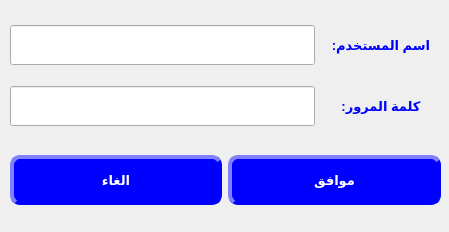
<?xml version="1.0" encoding="UTF-8"?>
<ui version="4.0">
 <class>CustomerGP</class>
 <widget class="QDialog" name="CustomerGP">
  <property name="geometry">
   <rect>
    <x>0</x>
    <y>0</y>
    <width>449</width>
    <height>232</height>
   </rect>
  </property>
  <property name="font">
   <font>
    <weight>50</weight>
    <bold>false</bold>
    <strikeout>false</strikeout>
   </font>
  </property>
  <property name="mouseTracking">
   <bool>false</bool>
  </property>
  <property name="tabletTracking">
   <bool>false</bool>
  </property>
  <property name="windowTitle">
   <string>تسجيل الدخول</string>
  </property>
  <property name="layoutDirection">
   <enum>Qt::RightToLeft</enum>
  </property>
  <property name="styleSheet">
   <string notr="true">QDialog{ qconicalgradient(cx:0.5, cy:0.5, angle:0, stop:0 rgba(255, 255, 255, 255), stop:0.373979 rgba(255, 255, 255, 255), stop:0.373991 rgba(33, 30, 255, 255), stop:0.624018 rgba(33, 30, 255, 255), stop:0.624043 rgba(255, 0, 0, 255), stop:1 rgba(255, 0, 0, 255))  }</string>
  </property>
  <widget class="QWidget" name="horizontalLayoutWidget">
   <property name="geometry">
    <rect>
     <x>10</x>
     <y>600</y>
     <width>641</width>
     <height>91</height>
    </rect>
   </property>
   <layout class="QHBoxLayout" name="horizontalLayout_2">
    <item>
     <widget class="QLabel" name="label_7">
      <property name="maximumSize">
       <size>
        <width>16777215</width>
        <height>50</height>
       </size>
      </property>
      <property name="font">
       <font>
        <pointsize>15</pointsize>
        <weight>75</weight>
        <bold>true</bold>
       </font>
      </property>
      <property name="layoutDirection">
       <enum>Qt::RightToLeft</enum>
      </property>
      <property name="styleSheet">
       <string notr="true">
QLabel{
color:black;
                                        background-color: white;
                                        border-style: outset;
                                        border-width: 1px;
                                        border-radius: 10px;
                                        border-color: gray;
                                        min-width: 6em;
                    color:black;
                                        }
                                        QLabel:hover {
                                        background: qradialgradient(
                                        cx: 0.3, cy: -0.4, fx: 0.3, fy: -0.4,
                                        radius: 1.35, stop: 0 #fff, stop: 1 #bbb
                                        );
                                        }
                                        QLabel:pressed {
                                        border-style: inset;
                                        background: qradialgradient(
                                        cx: 0.4, cy: -0.1, fx: 0.4, fy: -0.1,
                                        radius: 1.35, stop: 0 #fff, stop: 1 #ddd
                                        );
                                        }
                                    </string>
      </property>
      <property name="text">
       <string>19.00</string>
      </property>
      <property name="alignment">
       <set>Qt::AlignCenter</set>
      </property>
     </widget>
    </item>
    <item>
     <widget class="QLabel" name="label_6">
      <property name="maximumSize">
       <size>
        <width>16777215</width>
        <height>50</height>
       </size>
      </property>
      <property name="font">
       <font>
        <pointsize>15</pointsize>
        <weight>75</weight>
        <bold>true</bold>
       </font>
      </property>
      <property name="styleSheet">
       <string notr="true">
QLabel{
color:black;
                                        background-color: white;
                                        border-style: outset;
                                        border-width: 1px;
                                        border-radius: 10px;
                                        border-color: gray;
                                        min-width: 6em;
                    color:black;
                                        }
                                        QLabel:hover {
                                        background: qradialgradient(
                                        cx: 0.3, cy: -0.4, fx: 0.3, fy: -0.4,
                                        radius: 1.35, stop: 0 #fff, stop: 1 #bbb
                                        );
                                        }
                                        QLabel:pressed {
                                        border-style: inset;
                                        background: qradialgradient(
                                        cx: 0.4, cy: -0.1, fx: 0.4, fy: -0.1,
                                        radius: 1.35, stop: 0 #fff, stop: 1 #ddd
                                        );
                                        }
                                    </string>
      </property>
      <property name="text">
       <string>1</string>
      </property>
      <property name="alignment">
       <set>Qt::AlignCenter</set>
      </property>
     </widget>
    </item>
    <item>
     <widget class="QLineEdit" name="lineEdit">
      <property name="minimumSize">
       <size>
        <width>80</width>
        <height>0</height>
       </size>
      </property>
      <property name="maximumSize">
       <size>
        <width>250</width>
        <height>50</height>
       </size>
      </property>
      <property name="sizeIncrement">
       <size>
        <width>0</width>
        <height>0</height>
       </size>
      </property>
      <property name="font">
       <font>
        <pointsize>15</pointsize>
       </font>
      </property>
      <property name="styleSheet">
       <string notr="true">
QLineEdit{
                                        background-color: white;
                                        border-style: outset;
                                        border-width: 1px;
                                        border-radius: 10px;
                                        border-color: gray;
                                        min-width: 6em;
                    color:black;
                                        }
                                        QLineEdit:hover {
                                        background: qradialgradient(
                                        cx: 0.3, cy: -0.4, fx: 0.3, fy: -0.4,
                                        radius: 1.35, stop: 0 #fff, stop: 1 #bbb
                                        );
                                        }
                                        QLineEdit:pressed {
                                        border-style: inset;
                                        background: qradialgradient(
                                        cx: 0.4, cy: -0.1, fx: 0.4, fy: -0.1,
                                        radius: 1.35, stop: 0 #fff, stop: 1 #ddd
                                        );
                                        }
                                    </string>
      </property>
      <property name="text">
       <string/>
      </property>
     </widget>
    </item>
   </layout>
  </widget>
  <widget class="QWidget" name="gridLayoutWidget">
   <property name="geometry">
    <rect>
     <x>10</x>
     <y>10</y>
     <width>431</width>
     <height>131</height>
    </rect>
   </property>
   <layout class="QGridLayout" name="gridLayout">
    <item row="0" column="1">
     <widget class="QLabel" name="label">
      <property name="minimumSize">
       <size>
        <width>120</width>
        <height>0</height>
       </size>
      </property>
      <property name="font">
       <font>
        <pointsize>10</pointsize>
        <weight>75</weight>
        <bold>true</bold>
       </font>
      </property>
      <property name="styleSheet">
       <string notr="true">color:blue;</string>
      </property>
      <property name="text">
       <string>اسم المستخدم:</string>
      </property>
      <property name="alignment">
       <set>Qt::AlignCenter</set>
      </property>
     </widget>
    </item>
    <item row="0" column="2">
     <widget class="QLineEdit" name="lineEdit_2">
      <property name="minimumSize">
       <size>
        <width>0</width>
        <height>40</height>
       </size>
      </property>
     </widget>
    </item>
    <item row="2" column="1">
     <widget class="QLabel" name="label_2">
      <property name="font">
       <font>
        <pointsize>10</pointsize>
        <weight>75</weight>
        <bold>true</bold>
       </font>
      </property>
      <property name="styleSheet">
       <string notr="true">color:blue;</string>
      </property>
      <property name="text">
       <string>كلمة المرور:</string>
      </property>
      <property name="alignment">
       <set>Qt::AlignCenter</set>
      </property>
     </widget>
    </item>
    <item row="2" column="2">
     <widget class="QLineEdit" name="lineEdit_3">
      <property name="minimumSize">
       <size>
        <width>0</width>
        <height>40</height>
       </size>
      </property>
     </widget>
    </item>
   </layout>
  </widget>
  <widget class="QWidget" name="horizontalLayoutWidget_2">
   <property name="geometry">
    <rect>
     <x>10</x>
     <y>150</y>
     <width>431</width>
     <height>61</height>
    </rect>
   </property>
   <layout class="QHBoxLayout" name="horizontalLayout">
    <item>
     <widget class="QPushButton" name="pushButton_2">
      <property name="minimumSize">
       <size>
        <width>86</width>
        <height>50</height>
       </size>
      </property>
      <property name="font">
       <font>
        <pointsize>10</pointsize>
        <weight>75</weight>
        <bold>true</bold>
       </font>
      </property>
      <property name="styleSheet">
       <string notr="true">
QPushButton{
                                        background-color: blue;
                                        border-style: outset;
                                        border-width: 4px;
                                        border-radius: 10px;
                                        border-color: blue;
                                        min-width: 6em;
color:white;
                                        }
                                        QPushButton:hover {
                                        background: qradialgradient(
                                        cx: 0.3, cy: -0.4, fx: 0.3, fy: -0.4,
                                        radius: 1.35, stop: 0 #fff, stop: 1 #bbb
                                        );
                                        }
                                        QPushButton:pressed {
                                        border-style: inset;
                                        background: qradialgradient(
                                         cx: 0.3, cy: -0.4, fx: 0.3, fy: -0.4,
                                        radius: 1.35, stop: 0 #fff, stop: 1 #ddd
                                        );
                                        }
                                    </string>
      </property>
      <property name="text">
       <string>موافق</string>
      </property>
     </widget>
    </item>
    <item>
     <widget class="QPushButton" name="pushButton">
      <property name="minimumSize">
       <size>
        <width>86</width>
        <height>50</height>
       </size>
      </property>
      <property name="sizeIncrement">
       <size>
        <width>0</width>
        <height>0</height>
       </size>
      </property>
      <property name="font">
       <font>
        <pointsize>10</pointsize>
        <weight>75</weight>
        <bold>true</bold>
       </font>
      </property>
      <property name="styleSheet">
       <string notr="true">
QPushButton{
                                        background-color: blue;
                                        border-style: outset;
                                        border-width: 4px;
                                        border-radius: 10px;
                                        border-color: blue;
                                        min-width: 6em;
color:white;
                                        }
                                        QPushButton:hover {
                                        background: qradialgradient(
                                        cx: 0.3, cy: -0.4, fx: 0.3, fy: -0.4,
                                        radius: 1.35, stop: 0 #fff, stop: 1 #bbb
                                        );
                                        }
                                        QPushButton:pressed {
                                        border-style: inset;
                                        background: qradialgradient(
                                         cx: 0.3, cy: -0.4, fx: 0.3, fy: -0.4,
                                        radius: 1.35, stop: 0 #fff, stop: 1 #ddd
                                        );
                                        }
                                    </string>
      </property>
      <property name="text">
       <string>الغاء</string>
      </property>
     </widget>
    </item>
   </layout>
  </widget>
 </widget>
 <resources/>
 <connections/>
</ui>
